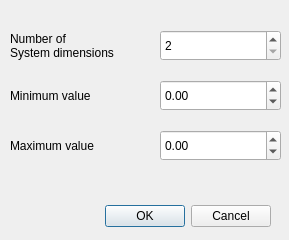
<?xml version="1.0" encoding="UTF-8"?>
<ui version="4.0">
 <class>GenerateInputWindow</class>
 <widget class="QDialog" name="GenerateInputWindow">
  <property name="geometry">
   <rect>
    <x>0</x>
    <y>0</y>
    <width>289</width>
    <height>240</height>
   </rect>
  </property>
  <property name="sizePolicy">
   <sizepolicy hsizetype="Fixed" vsizetype="Fixed">
    <horstretch>0</horstretch>
    <verstretch>0</verstretch>
   </sizepolicy>
  </property>
  <property name="windowTitle">
   <string>Dialog</string>
  </property>
  <widget class="QDialogButtonBox" name="buttonBox">
   <property name="geometry">
    <rect>
     <x>70</x>
     <y>200</y>
     <width>201</width>
     <height>32</height>
    </rect>
   </property>
   <property name="orientation">
    <enum>Qt::Horizontal</enum>
   </property>
   <property name="standardButtons">
    <set>QDialogButtonBox::Cancel|QDialogButtonBox::Ok</set>
   </property>
  </widget>
  <widget class="QDoubleSpinBox" name="minValue">
   <property name="geometry">
    <rect>
     <x>160</x>
     <y>130</y>
     <width>121</width>
     <height>31</height>
    </rect>
   </property>
   <property name="minimum">
    <double>-99000.000000000000000</double>
   </property>
   <property name="maximum">
    <double>99000.000000000000000</double>
   </property>
  </widget>
  <widget class="QDoubleSpinBox" name="maxValue">
   <property name="geometry">
    <rect>
     <x>160</x>
     <y>80</y>
     <width>121</width>
     <height>31</height>
    </rect>
   </property>
   <property name="minimum">
    <double>-99000.000000000000000</double>
   </property>
   <property name="maximum">
    <double>99000.000000000000000</double>
   </property>
  </widget>
  <widget class="QSpinBox" name="dimensionNumber">
   <property name="geometry">
    <rect>
     <x>160</x>
     <y>30</y>
     <width>121</width>
     <height>31</height>
    </rect>
   </property>
   <property name="minimum">
    <number>2</number>
   </property>
  </widget>
  <widget class="QLabel" name="label">
   <property name="geometry">
    <rect>
     <x>10</x>
     <y>30</y>
     <width>141</width>
     <height>31</height>
    </rect>
   </property>
   <property name="text">
    <string>Number of
System dimensions</string>
   </property>
  </widget>
  <widget class="QLabel" name="label_2">
   <property name="geometry">
    <rect>
     <x>10</x>
     <y>80</y>
     <width>111</width>
     <height>31</height>
    </rect>
   </property>
   <property name="frameShape">
    <enum>QFrame::NoFrame</enum>
   </property>
   <property name="text">
    <string>Minimum value</string>
   </property>
  </widget>
  <widget class="QLabel" name="label_3">
   <property name="geometry">
    <rect>
     <x>10</x>
     <y>130</y>
     <width>111</width>
     <height>31</height>
    </rect>
   </property>
   <property name="frameShape">
    <enum>QFrame::NoFrame</enum>
   </property>
   <property name="text">
    <string>Maximum value</string>
   </property>
  </widget>
 </widget>
 <resources/>
 <connections>
  <connection>
   <sender>buttonBox</sender>
   <signal>accepted()</signal>
   <receiver>GenerateInputWindow</receiver>
   <slot>accept()</slot>
   <hints>
    <hint type="sourcelabel">
     <x>248</x>
     <y>254</y>
    </hint>
    <hint type="destinationlabel">
     <x>157</x>
     <y>274</y>
    </hint>
   </hints>
  </connection>
  <connection>
   <sender>buttonBox</sender>
   <signal>rejected()</signal>
   <receiver>GenerateInputWindow</receiver>
   <slot>reject()</slot>
   <hints>
    <hint type="sourcelabel">
     <x>316</x>
     <y>260</y>
    </hint>
    <hint type="destinationlabel">
     <x>286</x>
     <y>274</y>
    </hint>
   </hints>
  </connection>
 </connections>
</ui>
